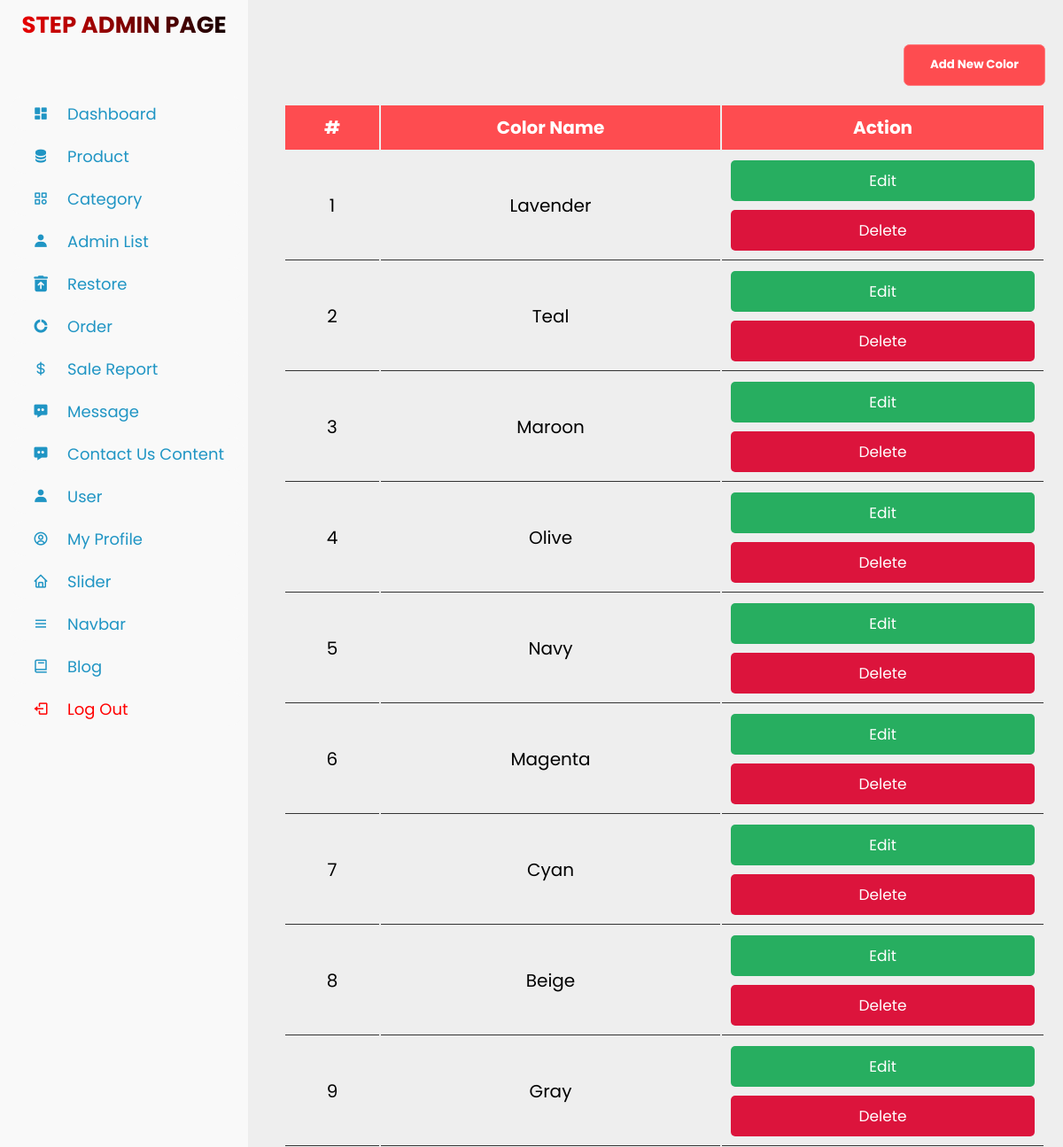
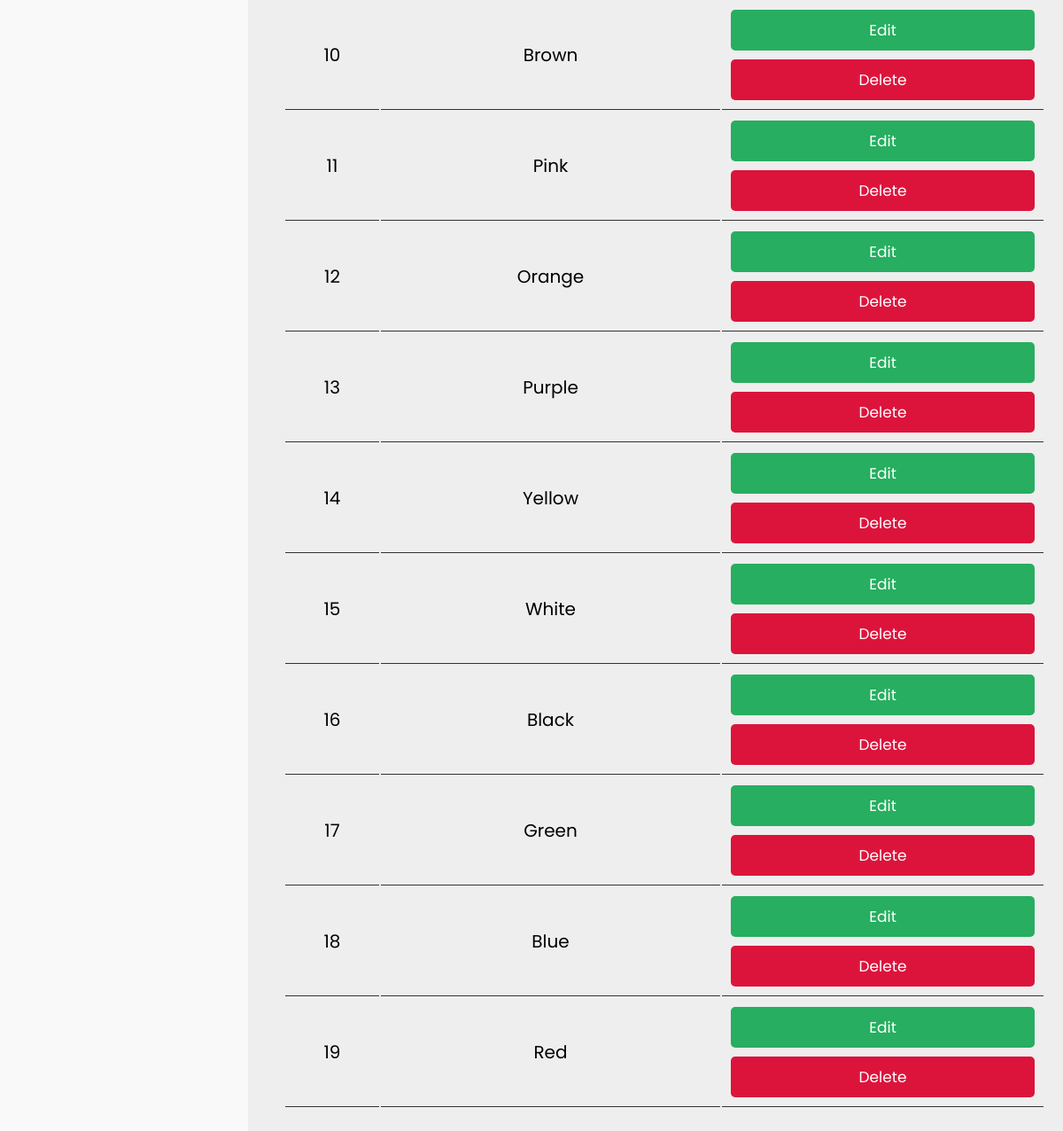
The page /admin_category_color.php on the database as committed earlier (2 pictures, top to bottom).
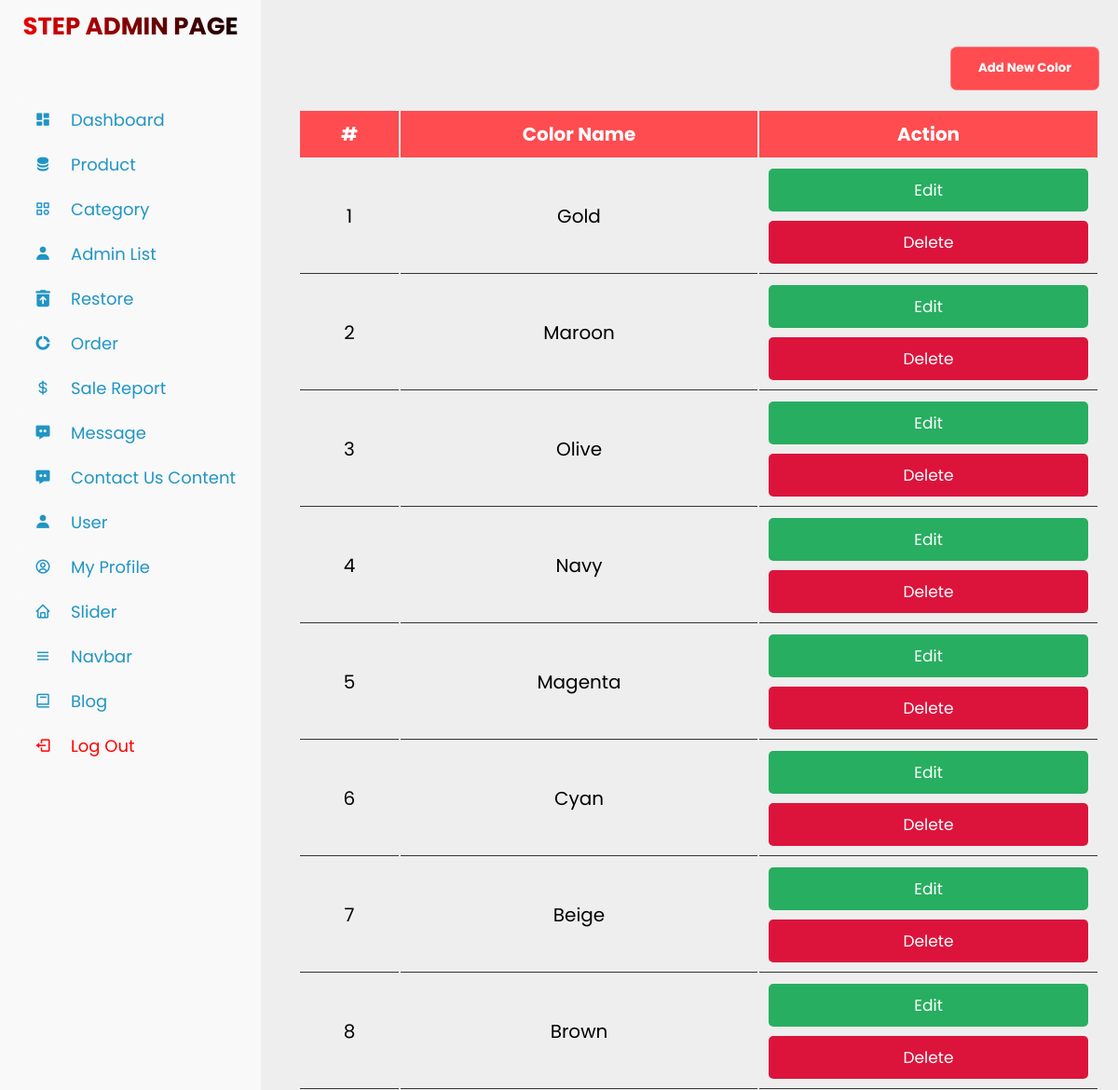
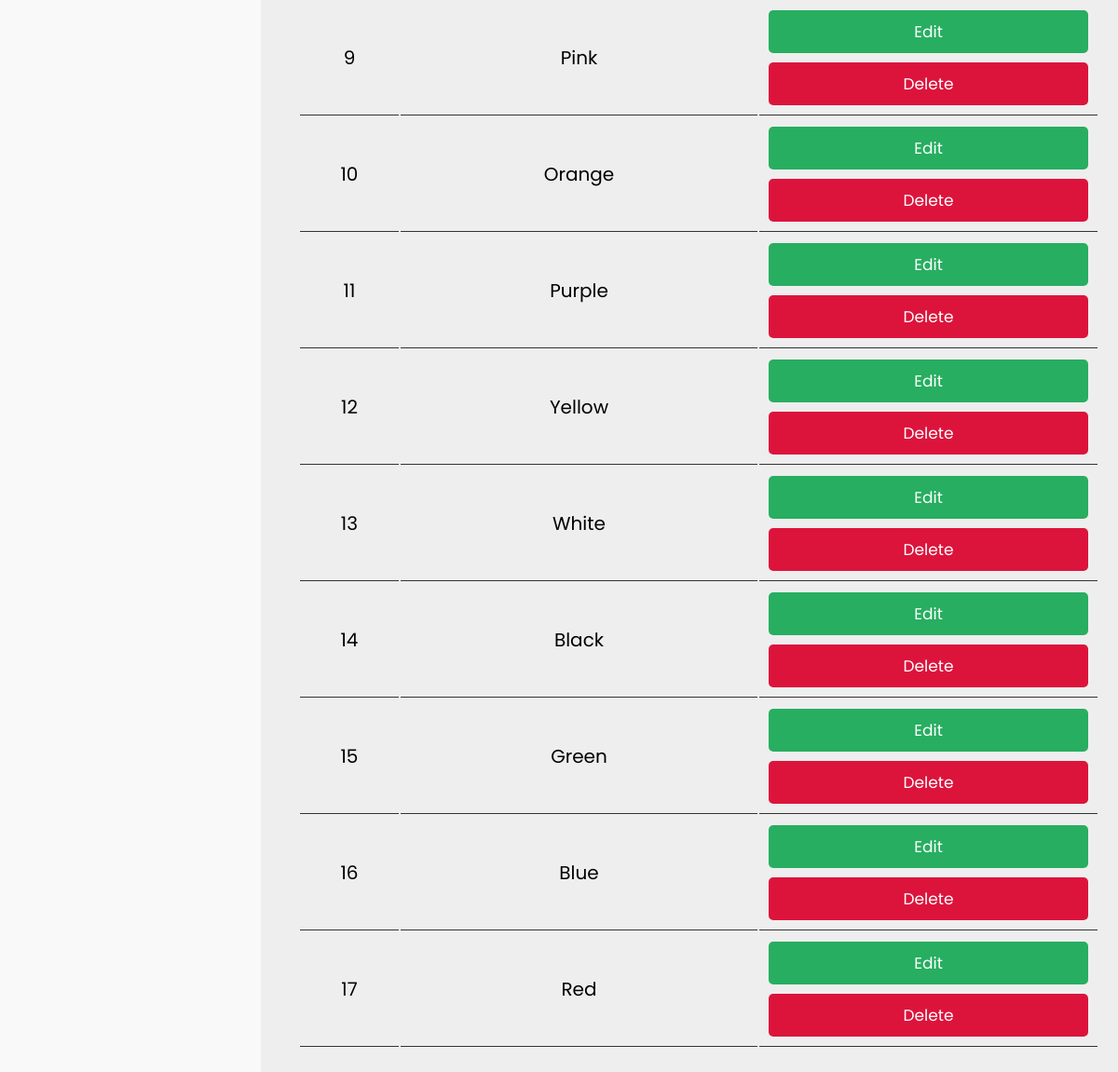
The same page on the database as committed later (2 pictures, top to bottom).
### tables this page shows
CREATE TABLE `color` (
  `id` int(11) NOT NULL,
  `color_name` varchar(50) NOT NULL
);

### admin_category_color.php (the view, shortened to what this page needs)
<?php
include 'connect.php';
$stmt = $conn->prepare("SELECT * FROM color ORDER BY id DESC");
$stmt->execute();
$colors = $stmt->fetchAll(PDO::FETCH_ASSOC);
?>
<!DOCTYPE html>
<html lang="en">
<head>
    <link rel="stylesheet" type="text/css" href="assets/css/admin_categories.css">
</head>
<body>
    <?php include 'sidebar.php'; ?>
    <div class="container">
        <div class="btn-container page-top">
            <button class="btn-add-new" id="addColorBtn">
                Add New Color
            </button>
        </div>
        <div class="product-display">
            <table class="product-display-table">
                <thead>
                    <tr>
                        <th>#</th>
                        <th>Color Name</th>
                        <th>Action</th>
                    </tr>
                </thead>
                <tbody>
                    <?php
                    $row_count = 1;
                    foreach ($colors as $color): ?>
                        <tr>
                            <td><?= $row_count++; ?></td>
                            <td><?= htmlspecialchars($color['color_name']); ?></td>
                            <td>
                                <button class="btn edit-color-btn"
                                    data-id="<?= htmlspecialchars($color['id']); ?>"
                                    data-name="<?= htmlspecialchars($color['color_name']); ?>">
                                    Edit
                                </button>
                                <a href="?delete_id=<?= htmlspecialchars($color['id']); ?>" class="btn">Delete</a>
                            </td>
                        </tr>
                    <?php endforeach; ?>
                </tbody>
            </table>
        </div>
    </div>
</body>
</html>

Rows that differ between the two databases and show on the page:
removed color: color_name "Lavender"
removed color: color_name "Teal"
removed color: color_name "Gray"
added color: color_name "Gold"
